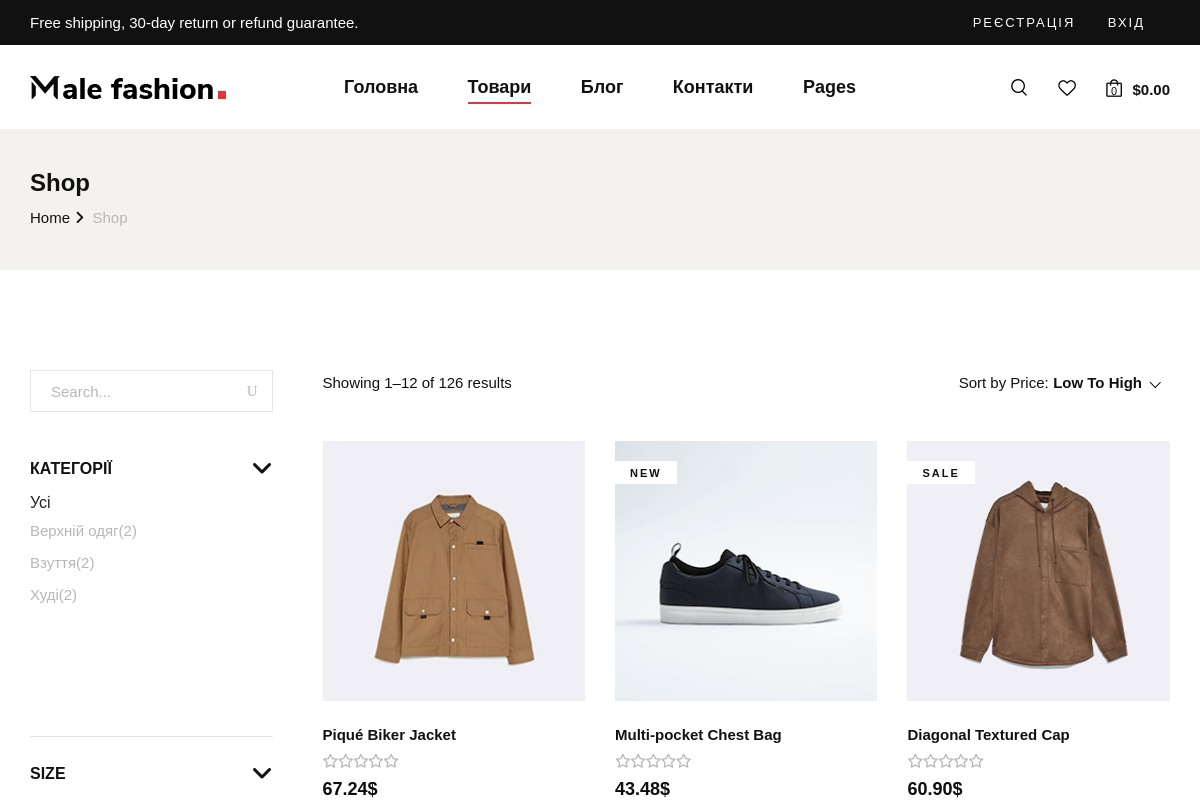
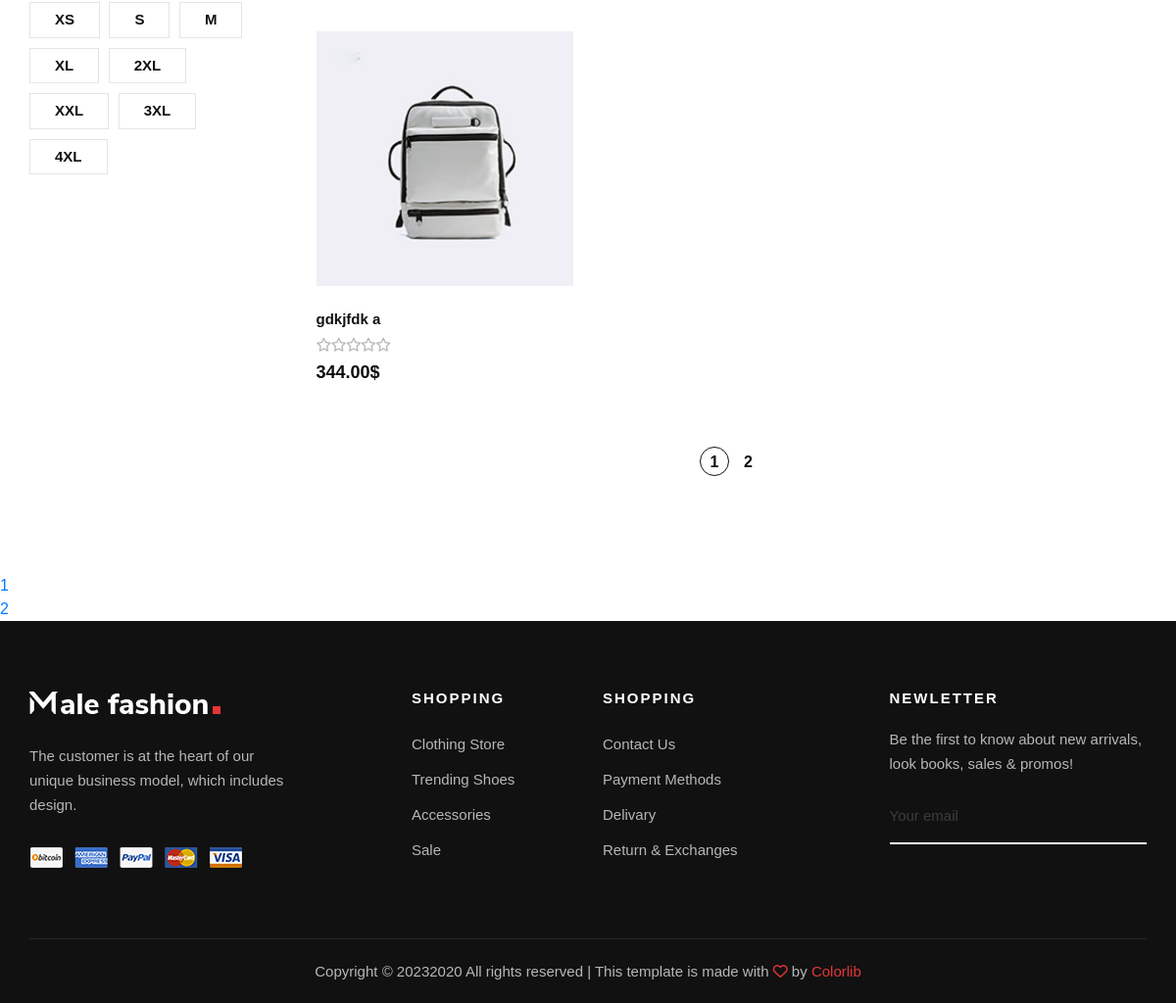
The app's page /shop/ with its own data (2 pictures, top to bottom).
### magazin/models.py (models this page shows, shortened)
class Category(models.Model):
    objects = None
    name = models.CharField(max_length=255, db_index=True, verbose_name='Категорія')
    slug = models.SlugField(max_length=255, unique=True, db_index=True, verbose_name="URL")
    def __str__(self):
        return self.name
    def get_absolute_url(self):
        return reverse('category', kwargs={'category_slug': self.slug})
    class Meta:
        verbose_name = 'Категорія'
        verbose_name_plural = 'Категорія'
        ordering = ['id']

class Product(models.Model):
    objects = None
    title = models.CharField(max_length=255, verbose_name='Назва')
    price = models.DecimalField(max_digits=8, decimal_places=2)
    slug = models.SlugField(max_length=255, unique=True, db_index=True, verbose_name="URL")
    content = models.TextField(blank=True, verbose_name='Текст статьи')     # blank=True говорит про то что поле может быть пустым
    photo = models.ImageField(upload_to="photos/%Y/%m/%d/", verbose_name='Фото')
    time_create = models.DateTimeField(auto_now_add=True, verbose_name='Час створення')
    time_update = models.DateTimeField(auto_now=True, verbose_name='Час зміни')
    is_published = models.BooleanField(default=True, verbose_name='Публікація')
    category = models.ForeignKey('Category', on_delete=models.PROTECT, null=True, verbose_name='Категорія')
    branding = models.ForeignKey('Branding', on_delete=models.PROTECT, null=True, verbose_name='Бренд')
    saleornew = models.ForeignKey('SaleorNew', on_delete=models.PROTECT, null=True, verbose_name='Знижки або нове',
                                  blank=True)
    def get_absolute_url(self):
        return reverse('post', kwargs={'post_slug': self.slug})
    class Meta:
        verbose_name = 'Продукти'
        verbose_name_plural = 'Продукти'
        ordering = ['id']    # сортировка

class SaleorNew(models.Model):
    objects = None
    name = models.CharField(max_length=255, db_index=True, verbose_name='Бренд')
    slug = models.SlugField(max_length=255, unique=True, db_index=True, verbose_name="URL")
    def __str__(self):
        return self.name
    class Meta:
        verbose_name = 'Знижки або нове'
        verbose_name_plural = 'Знижки або нове'
        ordering = ['id']

### magazin/views.py (the view)
# urls.py: path('shop/', Shop.as_view(), name='shop'),
class Shop(DataMixin, ListView):
    model = Product
    template_name = 'magazin/shop.html'
    context_object_name = 'products'
    def get_context_data(self, *, object_list=None, **kwargs):
        context = super().get_context_data(**kwargs)
        c_def = self.get_user_context(title='Товари')
        return dict(list(context.items()) + list(c_def.items()))
    def get_queryset(self):   # будут показываться только те статьи которые отмечены для публикации
        return Product.objects.filter(is_published=True).select_related('saleornew')

### templates/magazin/shop.html (shortened to what this page needs)
{% extends 'magazin/base.html' %}
{% load static %}
{% load magazin_tags %}
{% block content %}
    <section class="breadcrumb-option">
        <div class="container">
            <div class="row">
                <div class="col-lg-12">
                    <div class="breadcrumb__text">
                        <h4>Shop</h4>
                        <div class="breadcrumb__links">
                            <a href="./index.html">Home</a>
                            <span>Shop</span>
                        </div>
                    </div>
                </div>
            </div>
        </div>
    </section>
    <section class="shop spad">
        <div class="container">
            <div class="row">
                <div class="col-lg-3">
                    <div class="shop__sidebar">
                        <div class="shop__sidebar__search">
                            <form action="#">
                                <input type="text" placeholder="Search...">
                                <button type="submit"><span class="icon_search"></span></button>
                            </form>
                        </div>
                        <div class="shop__sidebar__accordion">
                            <div class="accordion" id="accordionExample">
                                <div class="card">
                                    <div class="card-heading">
                                        <a data-toggle="collapse" data-target="#collapseOne">Категорії</a>
                                    </div>
                                    <div id="collapseOne" class="collapse show" data-parent="#accordionExample">
                                        <div class="card-body">
                                            <div class="shop__sidebar__categories">
                                                <ul class="nice-scroll">
                                                    {% show_categories cat_selected=cat_selected %}
                                                </ul>
                                            </div>
                                        </div>
                                    </div>
                                </div>
                                <div class="card">
                                    <div class="card-heading">
                                        <a data-toggle="collapse" data-target="#collapseFour">Size</a>
                                    </div>
                                    <div id="collapseFour" class="collapse show" data-parent="#accordionExample">
                                        <div class="card-body">
                                            <div class="shop__sidebar__size">
                                                <label for="xs">xs
                                                </label>
                                                <label for="sm">s
                                                </label>
                                                <label for="md">m
                                                </label>
                                                <label for="xl">xl
                                                </label>
                                                <label for="2xl">2xl
                                                </label>
                                                <label for="xxl">xxl
                                                </label>
                                                <label for="3xl">3xl
                                                </label>
                                                <label for="4xl">4xl
                                                </label>
                                            </div>
                                        </div>
                                    </div>
                                </div>
                            </div>
                        </div>
                    </div>
                </div>
                <div class="col-lg-9">
                    <div class="shop__product__option">
                        <div class="row">
                            <div class="col-lg-6 col-md-6 col-sm-6">
                                <div class="shop__product__option__left">
                                    <p>Showing 1–12 of 126 results</p>
                                </div>
                            </div>
                            <div class="col-lg-6 col-md-6 col-sm-6">
                                <div class="shop__product__option__right">
                                    <p>Sort by Price:</p>
                                </div>
                            </div>
                        </div>
                    </div>
                    <div class="row">
                        {% for p in products %}
                        <div class="col-lg-4 col-md-6 col-sm-6">
                            <div class="product__item">
                                <div class="product__item__pic set-bg" data-setbg="{{ p.photo.url }}">
                                    {% if p.saleornew %}
                                        <span class="label">{{ p.saleornew }}</span>
                                    {% endif %}
                                </div>
                                <div class="product__item__text">
                                    <h6>{{p.title}}</h6>
                                    <div class="rating">
                                        <i class="fa fa-star-o"></i>
                                        <i class="fa fa-star-o"></i>
                                        <i class="fa fa-star-o"></i>
                                        <i class="fa fa-star-o"></i>
                                        <i class="fa fa-star-o"></i>
                                    </div>
                                    <h5>{{p.price}}$</h5>
                                </div>
                            </div>
                        </div>
                        {% endfor %}
                    </div>
                    {% if page_obj.has_other_pages %}
                        <div class="row">
                            <div class="col-lg-12">
                                <div class="product__pagination">
                                    {% for p in paginator.page_range %}
                                        {% if page_obj.number == p %}
                                            <a class="active">{{p}}</a>
                                        {% elif p >= page_obj.number|add:-2 and p <= page_obj.number|add:2 %}
                                            <a href="?page={{ p }}">{{p}}</a>
                                        {% endif %}
                                    {% endfor %}
                                </div>
                            </div>
                        </div>
                    {% endif %}
                </div>
            </div>
        </div>
    </section>
    <nav class="list-pages">
        <ul>
            {% for p in paginator.page_range %}
            <li class="page-num">
                <a href="?page={{ p }}">{{p}}</a>
            </li>
            {% endfor %}
        </ul>
{% endblock %}

### templates/magazin/list_categories.html
{% if cat_selected %}
<li><a href="{% url 'shop' %}">Усі</a></li>
{% else %}
<li class="selected">Усі</li>
{% endif %}
{% for c in cats %}
{% if c.product__count > 0 %}
    {% if c.slug == cat_selected %}
        <li class="selected">{{c}}({{c.product__count}})</li>
    {% else %}
        <li><a href="{{ c.get_absolute_url }}">{{c}}({{c.product__count}})</a></li>
    {% endif %}
{% endif %}
{% endfor %}

### records on screen
Category: name "Верхній одяг", product__count "2"
Category: name "Взуття", product__count "2"
Category: name "Худі", product__count "2"
Product: shows a picture, title "Piqué Biker Jacket", price "67.24"
Product: shows a picture, saleornew "NEW", title "Multi-pocket Chest Bag", price "43.48"
Product: shows a picture, saleornew "SALE", title "Diagonal Textured Cap", price "60.90"
Product: shows a picture, title "gdkjfdk a", price "344.00"

### other values on screen
{{ m.name }} "Головна" "Блог" "Контакти"
{{ m.name }} "Товари"
{{ p }} "1"
{{ p }} "2"
{{ p }} "1" "2"
